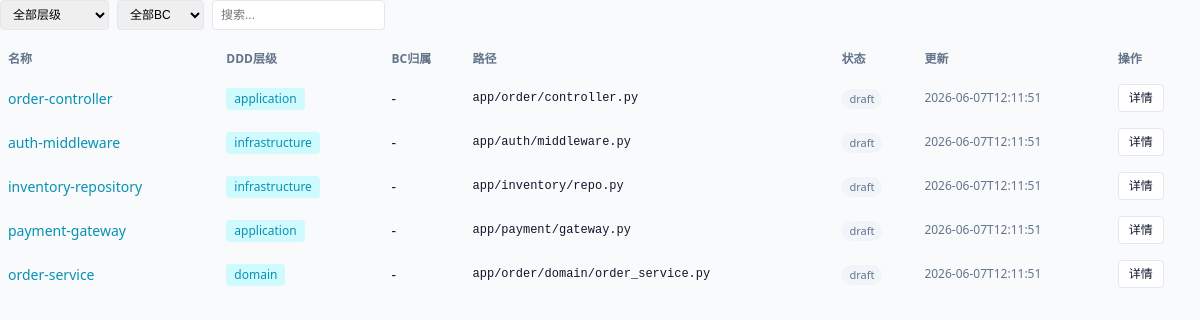
/sys, run on the app's committed database.
### tables this page shows
CREATE TABLE sys_kl_items (
    id TEXT PRIMARY KEY,
    name TEXT NOT NULL,
    description TEXT,
    layer TEXT NOT NULL CHECK(layer IN ('domain', 'application', 'infrastructure')),
    bounded_context TEXT DEFAULT '',
    file_path TEXT,
    status TEXT NOT NULL CHECK(status IN ('draft', 'published', 'archived')) DEFAULT 'draft',
    created_by TEXT REFERENCES users(id),
    created_at DATETIME DEFAULT CURRENT_TIMESTAMP,
    updated_at DATETIME DEFAULT CURRENT_TIMESTAMP
);

### app.py (the view)
@app.get("/sys", response_class=HTMLResponse)
async def page_sys_list(request: Request, q: Optional[str] = None, layer: Optional[str] = None, bc: Optional[str] = None):
    db = get_db()
    try:
        items = list_sys(db, layer, q, bc)
        return templates.TemplateResponse("sys_list.html", {
            "request": request, "items": items, "q": q or "", "layer": layer or "", "bc": bc or "",
        })
    finally:
        db.close()

### templates/sys_list.html (shortened to what this page needs)
{% extends "base.html" %}
{% block content %}
<div class="filter-bar">
    <select id="layerFilter" hx-get="/hx/sys-list" hx-target="#listContent" hx-trigger="change" name="layer">
        <option value="">全部层级</option>
    </select>
    <select id="bcFilter" hx-get="/hx/sys-list" hx-target="#listContent" hx-trigger="change" name="bc">
        <option value="">全部BC</option>
    </select>
    <input type="text" placeholder="搜索..." value="{{ q }}" hx-get="/hx/sys-list" hx-target="#listContent" hx-trigger="keyup changed delay:300ms" name="q">
</div>
<div id="listContent">
{% if items %}
<table>
    <thead>
        <tr><th>名称</th><th>DDD层级</th><th>BC归属</th><th>路径</th><th>状态</th><th>更新</th><th>操作</th></tr>
    </thead>
    <tbody>
    {% for item in items %}
        <tr>
            <td><a href="/sys/{{ item.id }}" style="color:var(--sys-accent);text-decoration:none">{{ item.name }}</a></td>
            <td><span class="sys-tag">{{ item.layer }}</span></td>
            <td>{% if item.bounded_context %}<span class="biz-tag" style="background:#dbeafe;color:#2563eb">{{ item.bounded_context }}</span>{% else %}-{% endif %}</td>
            <td style="font-family:var(--font-code);font-size:12px">{{ item.file_path or '-' }}</td>
            <td><span class="badge badge-{{ item.status }}">{{ item.status }}</span></td>
            <td style="color:var(--text-secondary);font-size:12px">{{ item.updated_at[:19] if item.updated_at else '' }}</td>
            <td><a href="/sys/{{ item.id }}" class="btn btn-small btn-secondary">详情</a></td>
        </tr>
    {% endfor %}
    </tbody>
</table>
{% else %}
<div class="empty-state">暂无系统知识条目</div>
{% endif %}
</div>
{% endblock %}

### templates/base.html (style rules this page uses)
:root { --primary: #1a56db; --primary-hover: #1e40af; --surface: #f8fafc; --card: #ffffff; --border: #e2e8f0; --text: #0f172a; --text-secondary: #64748b; --success: #059669; --warning: #d97706; --danger: #dc2626; --biz-accent: #7c3aed; --sys-accent: #0891b2; --font-body: system-ui, -apple-system, sans-serif; --font-heading: system-ui, -apple-system, sans-serif; --font-code: 'SF Mono', 'Cascadia Code', Consolas, monospace; }
* { margin: 0; padding: 0; box-sizing: border-box; }
body { font-family: var(--font-body); font-size: 14px; line-height: 1.5; color: var(--text); background: var(--surface); }
.btn { background: var(--primary); color: #fff; border: 1px solid var(--primary); border-radius: 4px; padding: 8px 16px; cursor: pointer; font-size: 14px; text-decoration: none; display: inline-block; }
.btn-secondary { background: var(--card); color: var(--text); border: 1px solid var(--border); }
.btn-small { padding: 4px 10px; font-size: 12px; }
.badge { border-radius: 100px; padding: 2px 8px; font-size: 11px; display: inline-block; }
.badge-draft { background: #f1f5f9; color: var(--text-secondary); }
.sys-tag { background: #cffafe; color: var(--sys-accent); border-radius: 4px; padding: 2px 8px; font-size: 12px; display: inline-block; margin-right: 4px; }
table { width: 100%; border-collapse: collapse; }
thead { background: var(--surface); }
th { font-size: 12px; color: var(--text-secondary); padding: 8px; text-align: left; }
td { padding: 8px; }
tbody tr:nth-child(even) td { background: var(--surface); }
.filter-bar { display: flex; gap: 8px; margin-bottom: 12px; flex-wrap: wrap; }
.filter-bar select, .filter-bar input { padding: 6px 8px; border: 1px solid var(--border); border-radius: 4px; font-size: 12px; }

### data on the page
sys_kl_items: name "order-controller", layer "application", file_path "app/order/controller.py", status "draft", updated_at "2026-06-07T12:11:51"
sys_kl_items: name "auth-middleware", layer "infrastructure", file_path "app/auth/middleware.py", status "draft", updated_at "2026-06-07T12:11:51"
sys_kl_items: name "inventory-repository", layer "infrastructure", file_path "app/inventory/repo.py", status "draft", updated_at "2026-06-07T12:11:51"
sys_kl_items: name "payment-gateway", layer "application", file_path "app/payment/gateway.py", status "draft", updated_at "2026-06-07T12:11:51"
sys_kl_items: name "order-service", layer "domain", file_path "app/order/domain/order_service.py", status "draft", updated_at "2026-06-07T12:11:51"
